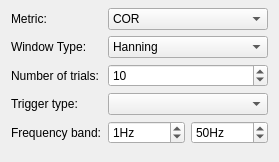
<?xml version="1.0" encoding="UTF-8"?>
<ui version="4.0">
 <class>ConnectivitySettingsViewWidget</class>
 <widget class="QWidget" name="ConnectivitySettingsViewWidget">
  <property name="geometry">
   <rect>
    <x>0</x>
    <y>0</y>
    <width>279</width>
    <height>162</height>
   </rect>
  </property>
  <property name="sizePolicy">
   <sizepolicy hsizetype="Preferred" vsizetype="Preferred">
    <horstretch>0</horstretch>
    <verstretch>0</verstretch>
   </sizepolicy>
  </property>
  <property name="mouseTracking">
   <bool>false</bool>
  </property>
  <property name="windowTitle">
   <string>Form</string>
  </property>
  <property name="windowOpacity">
   <double>0.950000000000000</double>
  </property>
  <property name="styleSheet">
   <string notr="true"/>
  </property>
  <layout class="QGridLayout" name="gridLayout">
   <property name="topMargin">
    <number>8</number>
   </property>
   <item row="0" column="0">
    <layout class="QFormLayout" name="formLayout">
     <property name="topMargin">
      <number>0</number>
     </property>
     <item row="0" column="0">
      <widget class="QLabel" name="m_label_method">
       <property name="text">
        <string>Metric:</string>
       </property>
      </widget>
     </item>
     <item row="0" column="1">
      <widget class="QComboBox" name="m_comboBox_method">
       <property name="sizePolicy">
        <sizepolicy hsizetype="Preferred" vsizetype="Preferred">
         <horstretch>0</horstretch>
         <verstretch>0</verstretch>
        </sizepolicy>
       </property>
       <item>
        <property name="text">
         <string>COR</string>
        </property>
       </item>
       <item>
        <property name="text">
         <string>COH</string>
        </property>
       </item>
       <item>
        <property name="text">
         <string>IMAGCOH</string>
        </property>
       </item>
       <item>
        <property name="text">
         <string>XCOR</string>
        </property>
       </item>
       <item>
        <property name="text">
         <string>PLI</string>
        </property>
       </item>
       <item>
        <property name="text">
         <string>DSWPLI</string>
        </property>
       </item>
       <item>
        <property name="text">
         <string>USPLI</string>
        </property>
       </item>
       <item>
        <property name="text">
         <string>WPLI</string>
        </property>
       </item>
       <item>
        <property name="text">
         <string>PLV</string>
        </property>
       </item>
      </widget>
     </item>
     <item row="1" column="0">
      <widget class="QLabel" name="m_label_windowType">
       <property name="text">
        <string>Window Type:</string>
       </property>
      </widget>
     </item>
     <item row="1" column="1">
      <widget class="QComboBox" name="m_comboBox_windowType">
       <item>
        <property name="text">
         <string>Hanning</string>
        </property>
       </item>
       <item>
        <property name="text">
         <string>Ones</string>
        </property>
       </item>
      </widget>
     </item>
     <item row="2" column="0">
      <widget class="QLabel" name="label">
       <property name="text">
        <string>Number of trials:</string>
       </property>
      </widget>
     </item>
     <item row="2" column="1">
      <widget class="QSpinBox" name="m_spinBox_numberTrials">
       <property name="minimum">
        <number>1</number>
       </property>
       <property name="maximum">
        <number>1000</number>
       </property>
       <property name="value">
        <number>10</number>
       </property>
      </widget>
     </item>
     <item row="3" column="0">
      <widget class="QLabel" name="label_2">
       <property name="text">
        <string>Trigger type:</string>
       </property>
      </widget>
     </item>
     <item row="3" column="1">
      <widget class="QComboBox" name="m_comboBox_triggerType"/>
     </item>
     <item row="4" column="0">
      <widget class="QLabel" name="label_3">
       <property name="text">
        <string>Frequency band:</string>
       </property>
      </widget>
     </item>
     <item row="4" column="1">
      <layout class="QGridLayout" name="gridLayout_3">
       <item row="0" column="0">
        <widget class="QSpinBox" name="m_spinBox_freqLow">
         <property name="suffix">
          <string>Hz</string>
         </property>
         <property name="value">
          <number>1</number>
         </property>
        </widget>
       </item>
       <item row="0" column="1">
        <widget class="QSpinBox" name="m_spinBox_freqHigh">
         <property name="suffix">
          <string>Hz</string>
         </property>
         <property name="maximum">
          <number>5000</number>
         </property>
         <property name="value">
          <number>50</number>
         </property>
        </widget>
       </item>
      </layout>
     </item>
    </layout>
   </item>
  </layout>
 </widget>
 <resources/>
 <connections/>
</ui>
